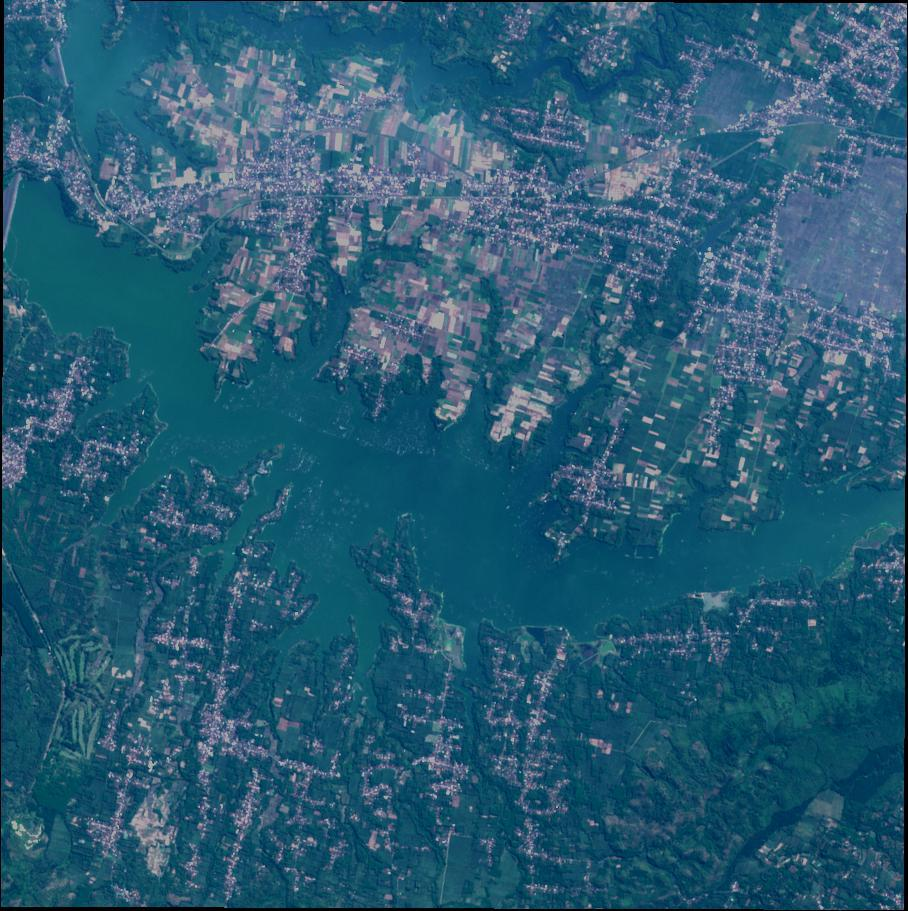
#> input picture Data Science (DS)/Week13/TaskWalkthrough1/Code/water_body_2.jpg, 908 x 911 px
$ jupyter execute satellite_img_analysis.ipynb
#> lines starting #> are read from the running program, lines starting #| are printed output that depends on the picture
Import necessary packages

[cell 1]
import cv2
import numpy as np
import matplotlib.pyplot as plt
from sklearn.cluster import KMeans
from sklearn.metrics import silhouette_score

Load and preprocess image

[cell 2]
image = cv2.imread("water_body_2.jpg")
#> image is the input picture: shape (911, 908, 3); mean B, G, R 115.4, 90.8, 39.9
image = cv2.cvtColor(image, cv2.COLOR_BGR2RGB)  # Convert to RGB
gray_image = cv2.cvtColor(image, cv2.COLOR_RGB2GRAY)  # Convert to grayscale
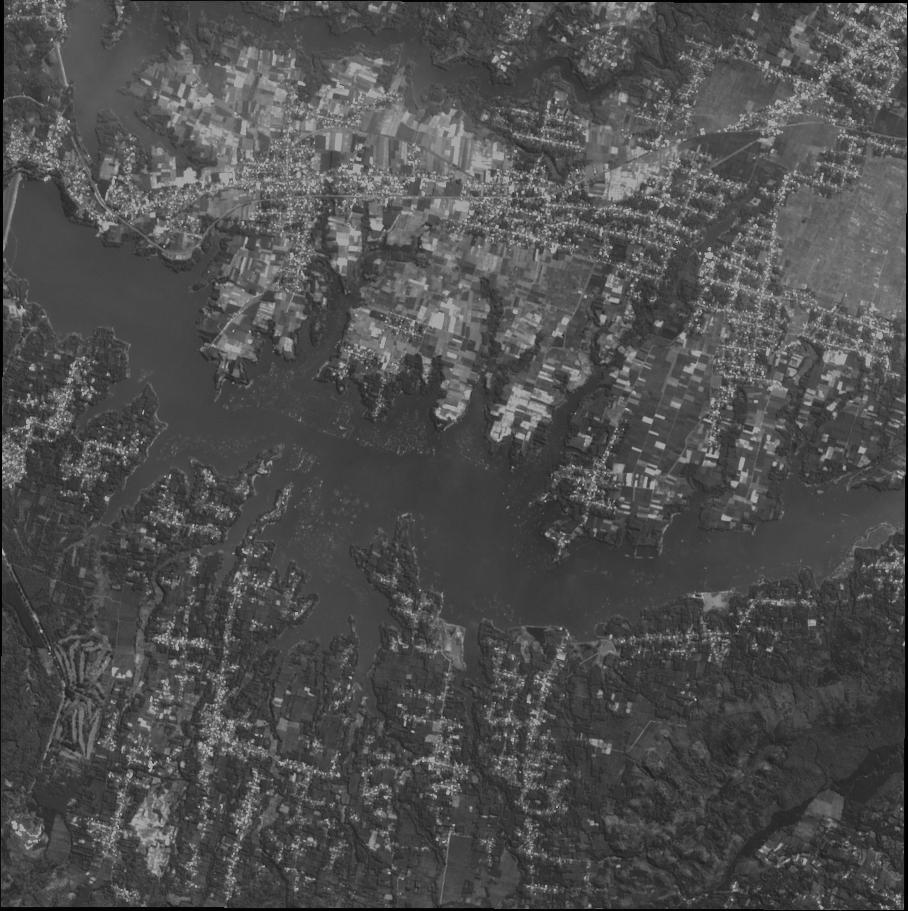
#> gray_image: shape (911, 908); min 0, max 198, mean 78.4
pixel_values = gray_image.reshape((-1, 1))  # Reshape for clustering

Normalise pixel values

[cell 3]
pixel_values = pixel_values.astype(np.float32) / 255.0

K-means Clustering

Optimal Clusters

[cell 4]
wcss = []
for k in range(2, 10):
    kmeans = KMeans(n_clusters=k, random_state=42)
    kmeans.fit(pixel_values)
    wcss.append(kmeans.inertia_)
#> after the loop, wcss = [2968.8, 1731.1, 1130.3, 790.5, 504.4, 360.6, 282.2, 217]

Plot Elbow Graph

[cell 5]
plt.plot(range(2, 10), wcss, marker="o")
plt.xlabel("Number of Clusters")
plt.ylabel("WCSS")
plt.title("Elbow Method for Optimal K")
plt.show()
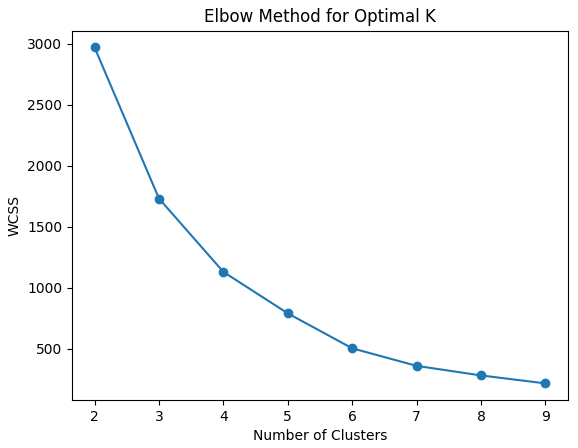
#> figure drawn by matplotlib, 1 panel

[cell 6]
kmeans = KMeans(n_clusters=7, random_state=42)
clusters = kmeans.fit_predict(pixel_values)

Reshape data back into image

[cell 7]
segmented_image = clusters.reshape(gray_image.shape)
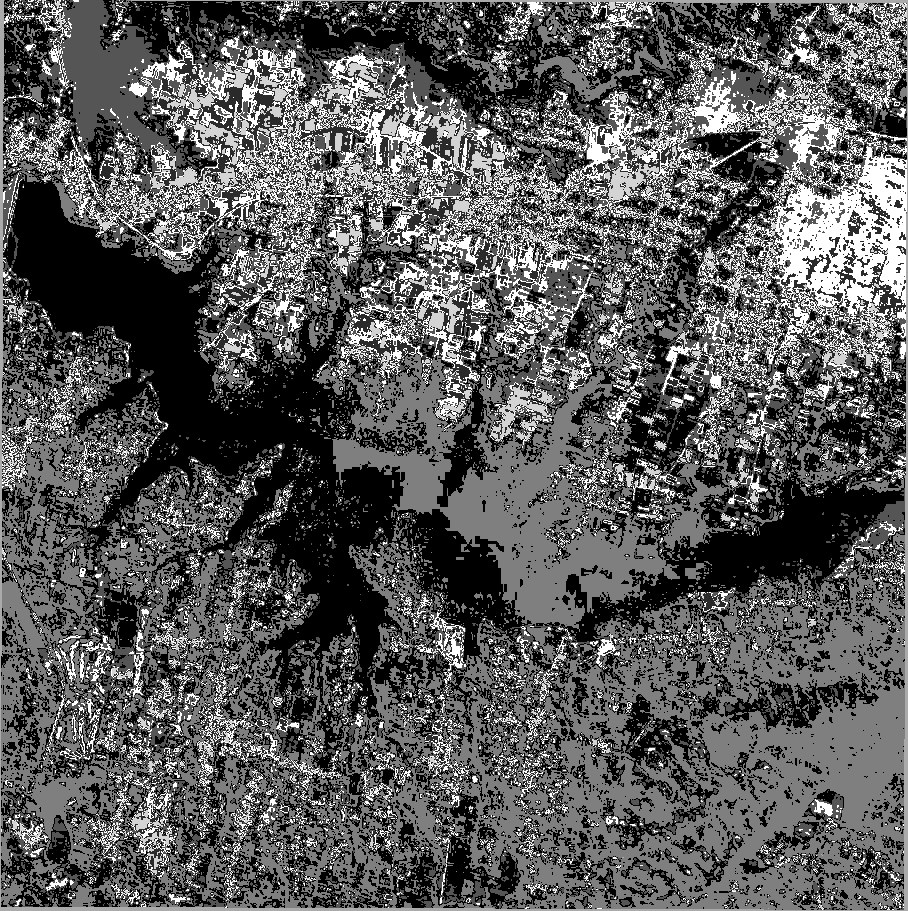
#> segmented_image: shape (911, 908) int32; min 0, max 6, mean 2.11; drawn with min black and max white

Compare original image and clustered image

[cell 8]
plt.figure(figsize=(10, 5))
plt.subplot(1, 2, 1)
plt.imshow(gray_image, cmap="gray")
plt.title("Original Image")
plt.axis("off")

plt.subplot(1, 2, 2)
plt.imshow(segmented_image, cmap="jet")
plt.title("Clustered Image")
plt.axis("off")
plt.show()
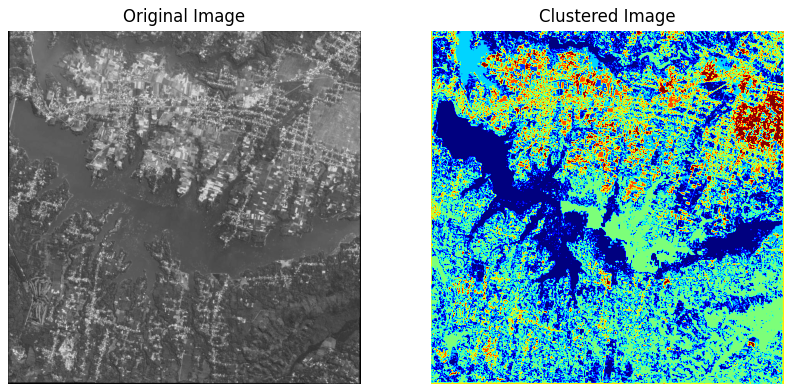
#> figure drawn by matplotlib, 2 panels

$ run again, with Data Science (DS)/Week13/TaskWalkthrough1/Code/water_body_854.jpg copied over Data Science (DS)/Week13/TaskWalkthrough1/Code/water_body_2.jpg
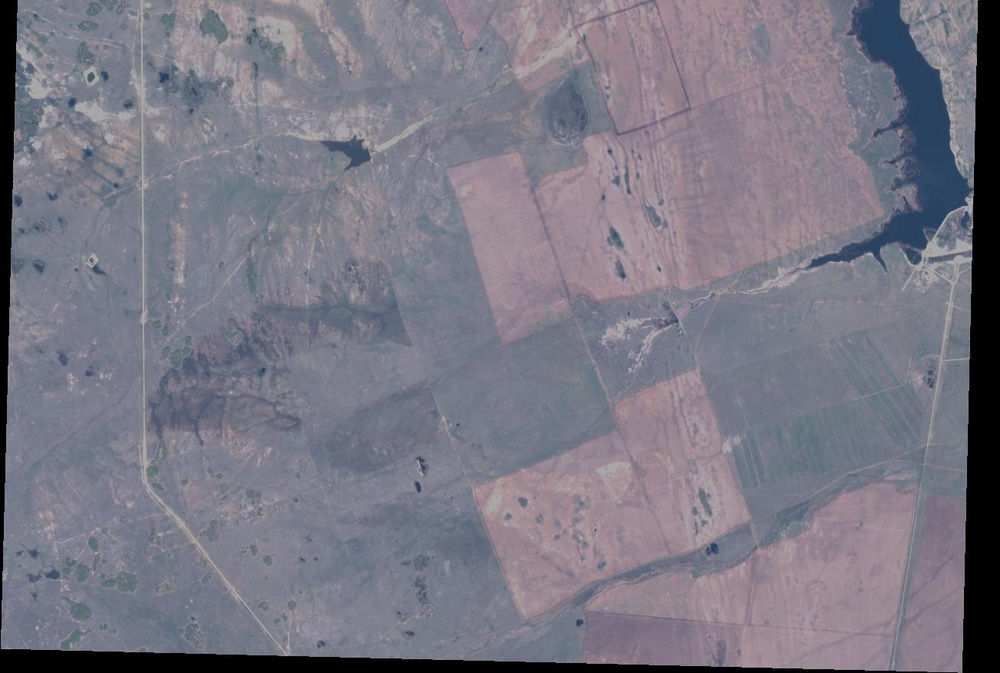
#> input picture Data Science (DS)/Week13/TaskWalkthrough1/Code/water_body_854.jpg, 1000 x 673 px, shrunk from 1304 x 878 before the run
#> image is the input picture: shape (673, 1000, 3); mean B, G, R 131.5, 118.8, 121
#> after the loop `for k in range(2, 10):`: wcss = [2313.3, 1226.9, 578.1, 346.3, 231.3, 165, 125.4, 98.71]
#> `segmented_image = clusters.reshape(gray_image.shape)`:
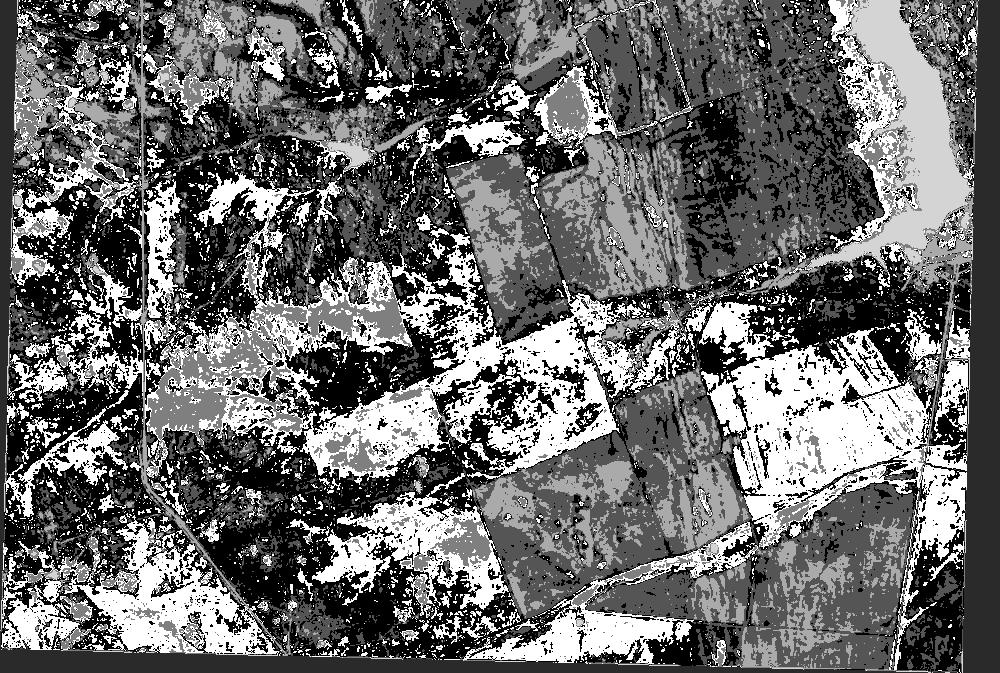
#> segmented_image: shape (673, 1000) int32; min 0, max 6, mean 2.52; drawn with min black and max white
#> `plt.show()`:
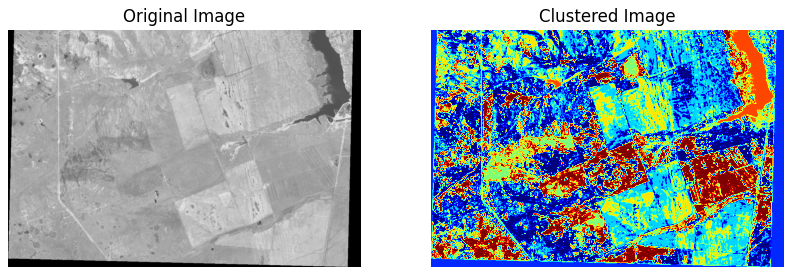
#> figure drawn by matplotlib, 2 panels
